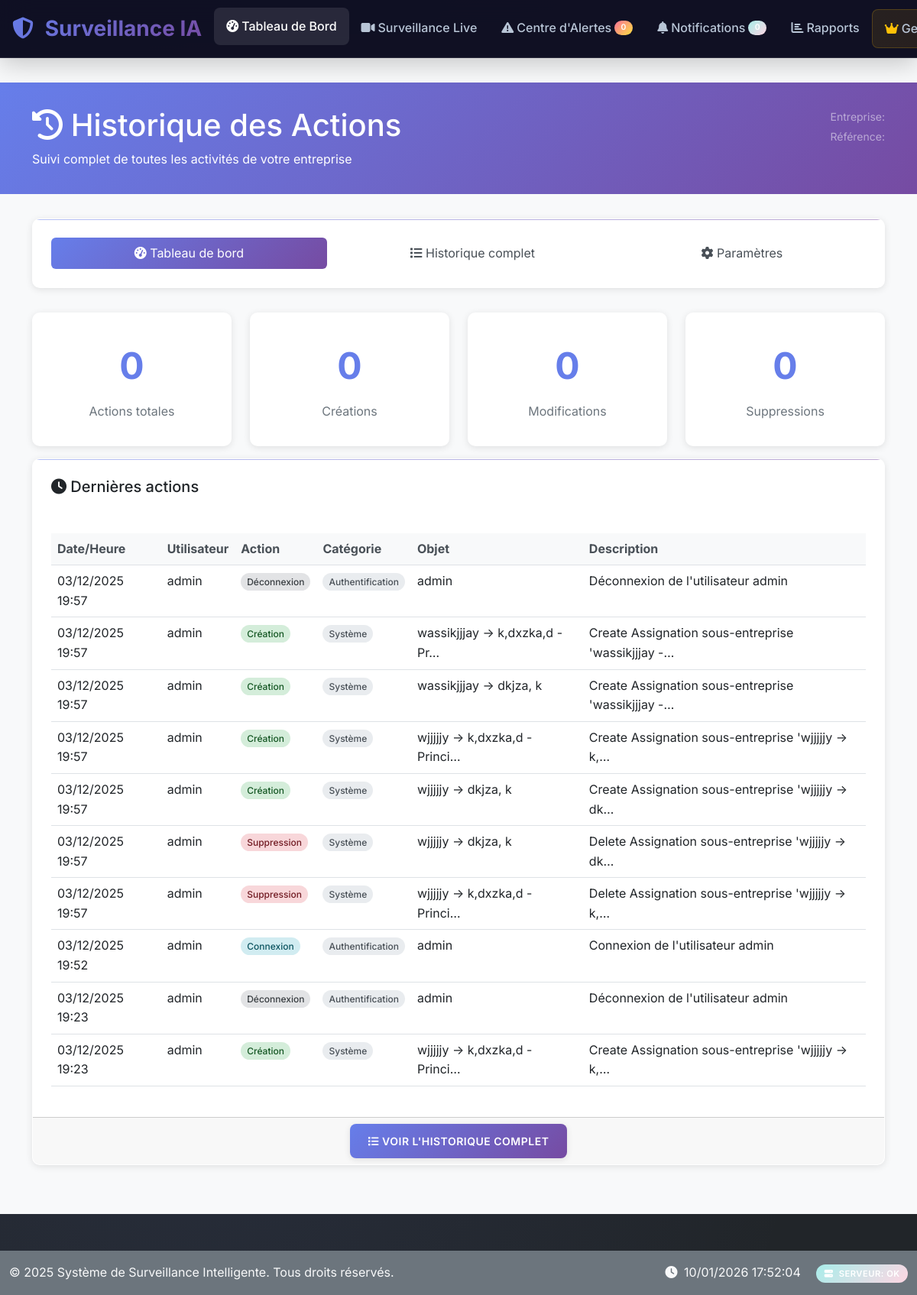
Before: /history/ (signed in) with the older database file.
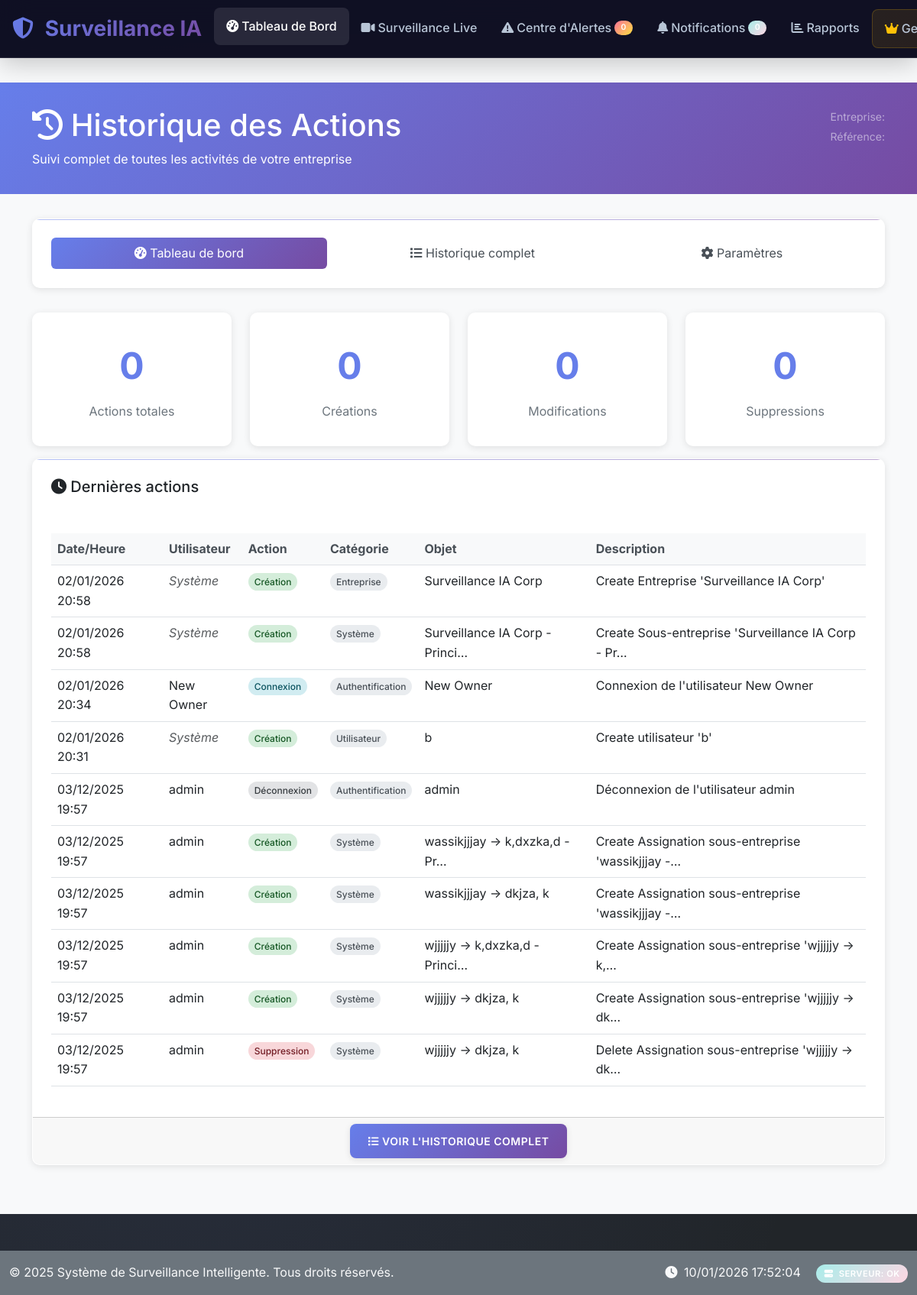
After: the same page with the newer database file.
### history/models.py (models this page shows, shortened)
class HistoryEntry(models.Model):
    ACTION_CHOICES = [
        ('create', 'Création'),
        ('update', 'Modification'),
        ('delete', 'Suppression'),
        ('login', 'Connexion'),
        ('logout', 'Déconnexion'),
        ('view', 'Consultation'),
        ('export', 'Exportation'),
        ('import', 'Importation'),
        ('activate', 'Activation'),
        ('deactivate', 'Désactivation'),
        ('assign', 'Attribution'),
        ('unassign', 'Retrait d\'attribution'),
    ]
    CATEGORY_CHOICES = [
        ('user', 'Utilisateur'),
        ('company', 'Entreprise'),
        ('location', 'Localisation'),
        ('zone', 'Zone'),
        ('camera', 'Caméra'),
        ('alert', 'Alerte'),
        ('detection', 'Détection'),
        ('incident', 'Incident'),
        ('recording', 'Enregistrement'),
        ('settings', 'Paramètres'),
        ('system', 'Système'),
        ('auth', 'Authentification'),
        ('report', 'Rapport'),
        ('notification', 'Notification'),
    ]
    timestamp = models.DateTimeField(default=timezone.now, verbose_name="Horodatage")
    user = models.ForeignKey(
        User,
        on_delete=models.SET_NULL,
        null=True,
        blank=True,
        related_name='history_entries',
        verbose_name="Utilisateur"
    )
    action = models.CharField(max_length=20, choices=ACTION_CHOICES, verbose_name="Action")
    category = models.CharField(max_length=20, choices=CATEGORY_CHOICES, verbose_name="Catégorie")
    content_type = models.ForeignKey(ContentType, on_delete=models.CASCADE, null=True, blank=True)
    object_id = models.PositiveIntegerField(null=True, blank=True)
    content_object = GenericForeignKey('content_type', 'object_id')
    object_name = models.CharField(max_length=255, verbose_name="Nom de l'objet", help_text="Nom/titre de l'objet modifié")
    description = models.TextField(verbose_name="Description", help_text="Description détaillée de l'action")
    old_values = models.JSONField(null=True, blank=True, verbose_name="Anciennes valeurs")
    new_values = models.JSONField(null=True, blank=True, verbose_name="Nouvelles valeurs")
    changed_fields = models.JSONField(null=True, blank=True, verbose_name="Champs modifiés")
    ip_address = models.GenericIPAddressField(null=True, blank=True, verbose_name="Adresse IP")
    user_agent = models.TextField(blank=True, verbose_name="User Agent")
    session_key = models.CharField(max_length=40, blank=True, verbose_name="Clé de session")
    company = models.ForeignKey(
        'companies.Company',
        on_delete=models.CASCADE,
        null=True,
        blank=True,
        related_name='history_entries',
        verbose_name="Entreprise"
    )
    subcompany = models.ForeignKey(
        'companies.SubCompany',
        on_delete=models.CASCADE,
        null=True,
        blank=True,
        related_name='history_entries',
        verbose_name="Sous-entreprise"
    )
    location = models.ForeignKey(
        'monitoring.Location',
        on_delete=models.SET_NULL,
        null=True,
        blank=True,
        related_name='history_entries',
        verbose_name="Localisation"
    )
    is_sensitive = models.BooleanField(default=False, verbose_name="Données sensibles")
    is_system_action = models.BooleanField(default=False, verbose_name="Action système")
    class Meta:
        verbose_name = "Entrée d'historique"
        verbose_name_plural = "Entrées d'historique"
        ordering = ['-timestamp']
        indexes = [
            models.Index(fields=['timestamp']),
            models.Index(fields=['user', 'timestamp']),
            models.Index(fields=['company', 'timestamp']),
            models.Index(fields=['category', 'timestamp']),
            models.Index(fields=['action', 'timestamp']),
            models.Index(fields=['content_type', 'object_id']),
        ]

### history/views.py (the view)
# urls.py: path('', views.history_dashboard, name='dashboard'),
@login_required
def history_dashboard(request):
    if not hasattr(request.user, 'company_profile'):
        messages.error(request, "Vous devez être associé à une entreprise pour accéder à l'historique.")
        return redirect('dashboard')
    company_user = request.user.company_profile
    if not company_user.is_manager and not company_user.is_owner:
        messages.error(request, "Vous n'avez pas les permissions pour accéder à l'historique.")
        return redirect('dashboard')
    company = company_user.company
    week_ago = timezone.now() - timedelta(days=7)
    stats = get_history_stats(company=company, date_from=week_ago)
    recent_entries = HistoryEntry.objects.filter(company=company)\
                                        .select_related('user', 'company', 'location')\
                                        .order_by('-timestamp')[:10]
    daily_activity = []
    for i in range(7):
        date = timezone.now().date() - timedelta(days=i)
        count = HistoryEntry.objects.filter(
            company=company,
            timestamp__date=date
        ).count()
        daily_activity.append({
            'date': date.strftime('%d/%m'),
            'count': count
        })
    daily_activity.reverse()
    context = {
        'stats': stats,
        'recent_entries': recent_entries,
        'daily_activity': daily_activity,
        'company': company,
    }
    return render(request, 'history/dashboard_simple.html', context)

### companies/models.py (called while the page is built)
    @property
    def is_owner(self):
        return self.role == 'owner'

    @property
    def is_manager(self):
        return self.role == 'manager'

    def get_accessible_subcompanies(self):
        if self.is_owner:
            return SubCompany.objects.filter(is_active=True)
        elif self.is_manager:
            assigned_subcompanies = self.subcompanies.filter(is_active=True)
            if assigned_subcompanies.exists():
                return assigned_subcompanies
            else:
                return self.company.subcompanies.filter(is_active=True)
        else:
            return self.subcompanies.filter(is_active=True)

### templates/history/dashboard_simple.html (shortened to what the changed rows need)
{% extends "base.html" %}
{% load static %}
{% block content %}
<div class="history-header">
    <div class="container">
        <div class="row">
            <div class="col-md-8">
                <h1><i class="fas fa-history"></i> Historique des Actions</h1>
            </div>
        </div>
    </div>
</div>
<div class="container">
    <div class="card">
        <div class="card-body">
            {% if recent_entries %}
                <div class="table-responsive">
                    <table class="table table-hover">
                        <thead>
                            <tr>
                                <th>Date/Heure</th>
                                <th>Utilisateur</th>
                                <th>Action</th>
                                <th>Catégorie</th>
                                <th>Objet</th>
                                <th>Description</th>
                            </tr>
                        </thead>
                        <tbody>
                            {% for entry in recent_entries %}
                            <tr>
                                <td>{{ entry.timestamp|date:"d/m/Y H:i" }}</td>
                                <td>
                                    {% if entry.user %}
                                        {{ entry.user.get_full_name|default:entry.user.username }}
                                    {% else %}
                                        <em class="text-muted">Système</em>
                                    {% endif %}
                                </td>
                                <td>
                                    <span class="action-badge action-{{ entry.action }}">
                                        {{ entry.get_action_display }}
                                    </span>
                                </td>
                                <td>
                                    <span class="category-badge">
                                        {{ entry.get_category_display }}
                                    </span>
                                </td>
                                <td>{{ entry.object_name|truncatechars:30 }}</td>
                                <td>{{ entry.description|truncatechars:50 }}</td>
                            </tr>
                            {% endfor %}
                        </tbody>
                    </table>
                </div>
            {% else %}
                <div class="text-center text-muted py-4">
                    <i class="fas fa-inbox fa-3x mb-3"></i>
                    <h5>Aucune activité récente</h5>
                    <p>Les actions de votre entreprise apparaîtront ici.</p>
                </div>
            {% endif %}
        </div>
    </div>
</div>
{% endblock %}

Changed rows visible on the page:
no longer on this page (row unchanged): HistoryEntry: timestamp "03/12/2025 19:57", user.get_full_name "admin", action "Suppression", category "Système", object_name "wjjjjjy -> k,dxzka,d - Princi…", description "Delete Assignation sous-entreprise 'wjjjjjy -> k,…"
no longer on this page (row unchanged): HistoryEntry: timestamp "03/12/2025 19:52", user.get_full_name "admin", action "Connexion", category "Authentification", object_name "admin", description "Connexion de l'utilisateur admin"
no longer on this page (row unchanged): HistoryEntry: timestamp "03/12/2025 19:23", user.get_full_name "admin", action "Déconnexion", category "Authentification", object_name "admin", description "Déconnexion de l'utilisateur admin"
no longer on this page (row unchanged): HistoryEntry: timestamp "03/12/2025 19:23", user.get_full_name "admin", action "Création", category "Système", object_name "wjjjjjy -> k,dxzka,d - Princi…", description "Create Assignation sous-entreprise 'wjjjjjy -> k,…"
added HistoryEntry: timestamp "02/01/2026 20:58", shows "Système", action "Création", category "Entreprise", object_name "Surveillance IA Corp", description "Create Entreprise 'Surveillance IA Corp'"
added HistoryEntry: timestamp "02/01/2026 20:58", shows "Système", action "Création", category "Système", object_name "Surveillance IA Corp - Princi…", description "Create Sous-entreprise 'Surveillance IA Corp - Pr…"
added HistoryEntry: timestamp "02/01/2026 20:34", user.get_full_name "New Owner", action "Connexion", category "Authentification", object_name "New Owner", description "Connexion de l'utilisateur New Owner"
added HistoryEntry: timestamp "02/01/2026 20:31", shows "Système", action "Création", category "Utilisateur", object_name "b", description "Create utilisateur 'b'"
